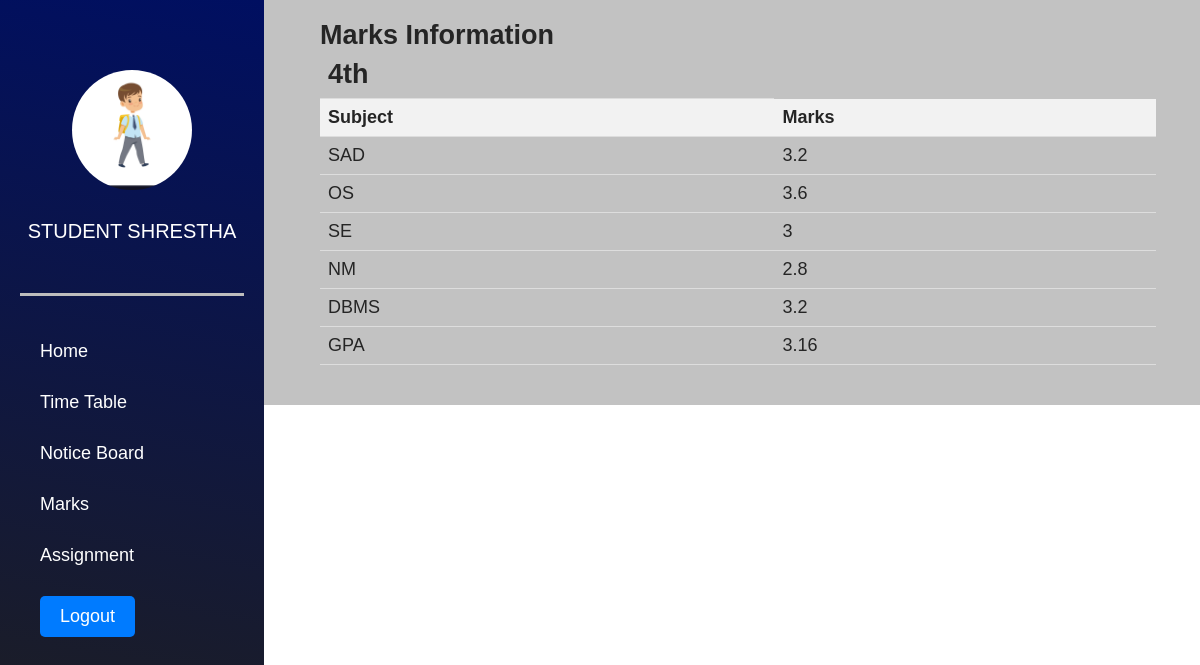
The app's page /marks1.php (signed in) with its own data.
### tables this page shows
CREATE TABLE `users` (
  `id` int(11) NOT NULL,
  `FirstName` varchar(50) DEFAULT NULL,
  `LastName` varchar(50) DEFAULT NULL,
  `DOB` date DEFAULT NULL,
  `Gender` enum('Male','Female','Other') NOT NULL,
  `Role` enum('student','teacher','admin') DEFAULT NULL,
  `Nationality` varchar(50) DEFAULT NULL,
  `User_id` int(100) NOT NULL,
  `Password` varchar(255) DEFAULT NULL,
  `Course` varchar(100) DEFAULT NULL,
  `Semester` varchar(50) DEFAULT NULL,
  `Email` varchar(100) DEFAULT NULL,
  `PhoneNumber` varchar(20) DEFAULT NULL,
  `Address` varchar(255) DEFAULT NULL,
  `EmergencyContactPersonName` varchar(100) DEFAULT NULL,
  `EmergencyContactNumber` tinytext DEFAULT NULL,
  `Photo` varchar(255) NOT NULL,
  `reset_token` varchar(255) NOT NULL
);

CREATE TABLE `marks` (
  `marks_id` int(255) NOT NULL,
  `User_id` int(11) NOT NULL,
  `semester` varchar(255) NOT NULL,
  `subject1` varchar(20) NOT NULL,
  `marks1` float NOT NULL,
  `subject2` varchar(20) NOT NULL,
  `marks2` float NOT NULL,
  `subject3` varchar(20) NOT NULL,
  `marks3` float NOT NULL,
  `subject4` varchar(20) NOT NULL,
  `marks4` float NOT NULL,
  `subject5` varchar(20) NOT NULL,
  `marks5` float NOT NULL,
  `gpa` float NOT NULL
);

### marks1.php (the view, shortened to what this page needs)
<?php
$username = $_SESSION['User_id'];
include ('dbconnection.php');
$firstName = "";
$lastName = "";
$photoPath = "";
$query_info = mysqli_query($con, "SELECT FirstName, LastName, Photo FROM users WHERE User_id='$username'");
if ($query_info && mysqli_num_rows($query_info) > 0) {
    $row = mysqli_fetch_assoc($query_info);
    $firstName = $row['FirstName'];
    $lastName = $row['LastName'];
    $photoPath = $row['Photo'];
}
?>
<!DOCTYPE html>
<html lang="en">
<head>
    <link rel="stylesheet" href="src/style.css">
</head>
<body>
    <div class="head_wrap">
        <div class="side_menu">
            <div class="avatar_profile">
                <img src="<?php echo $photoPath; ?>" alt="">
            </div>
            <div class="student_info">
                <h3><?php echo $firstName . " " . $lastName; ?></h3>
            </div>
            <div class="navigation">
                <ul>
                    <li><a href="portal1.php">Home</a></li>
                    <li><a href="timetable.php">Time Table</a></li>
                    <li><a href="notice.php">Notice Board</a></li>
                    <li><a href="marks1.php">Marks</a></li>
                    <li><a href="assignment_portal.php">Assignment</a></li>
                    <li><a href="logout.php" class="logout-btn">Logout</a></li>
                </ul>
            </div>
        </div>
        <div class="info_tab">
            <h2>Marks Information</h2>
            <div class="section">
                <table>
                    <?php
                $id=$_SESSION['id'];
                    $query_marks_info = mysqli_query($con, "SELECT * FROM marks WHERE User_id=$id");
                    if ($query_marks_info && mysqli_num_rows($query_marks_info) > 0) {
                        while ($row = mysqli_fetch_assoc($query_marks_info)) {
                            ?>
                             <tr>
                                <td><h2><?php echo $row['semester']; ?></h2></td>
                            </tr>
                             <tr>
                                <th>Subject</th>
                                <th>Marks</th>
                            </tr>
                            <tr>
                                <td><?php echo $row['subject1']; ?></td>
                                <td><?php echo $row['marks1']; ?></td>
                            </tr>
                            <tr>
                                <td><?php echo $row['subject2']; ?></td>
                                <td><?php echo $row['marks2']; ?></td>
                            </tr>
                            <tr>
                                <td><?php echo $row['subject3']; ?></td>
                                <td><?php echo $row['marks3']; ?></td>
                            </tr>
                            <tr>
                                <td><?php echo $row['subject4']; ?></td>
                                <td><?php echo $row['marks4']; ?></td>
                            </tr>
                            <tr>
                                <td><?php echo $row['subject5']; ?></td>
                                <td><?php echo $row['marks5']; ?></td>
                            </tr>
                            <tr>
                                <td>GPA</td>
                                <td><?php echo $row['gpa']; ?></td>
                            </tr>
                            <?php
                        }
                    } else {
                        ?>
                        <tr>
                            <td colspan="2" style="text-align:center; color:red;">No Marks Found</td>
                        </tr>
                        <?php
                    }
                    ?>
                </table>
            </div>
        </div>
    </div>
</body>
</html>

### src/style.css (style rules this page uses)
* { padding: 0px; margin: 0px; box-sizing: border-box; }
body { font-family: 'Poppins', sans-serif; color: #252525; font-size: 18px; }
body h1,h2, h3 { font-family: 'Work Sans', sans-serif; }
* { box-sizing: border-box; }
body { margin: 0; font-family: Arial, sans-serif; }
img { width: 100%; height: auto; }
.head_wrap { display: flex; flex-direction: row; width: 100%; background: rgb(194, 194, 194); }
.side_menu { padding: 20px; width: 22%; color: white; background: linear-gradient(10deg, rgba(31,31,31,1) 0%, rgba(0,15,97,1) 100%); }
.info_tab { padding: 20px; width: 73%; }
.student_info { padding-top: 30px; display: flex; flex-direction: column; align-items: center; }
.student_info h3 { text-transform: uppercase; font-size: 20px; font-weight: 500; }
.avatar_profile { width: 120px; height: 120px; margin: auto; margin-top:50px ; }
.avatar_profile img { border-radius: 50%; object-fit: cover; width: 100%; height: 100%; }
.navigation ul { list-style: none; }
.navigation a { text-decoration: none; color: white; }
.navigation { border-top: 3px solid rgb(189, 189, 189); padding-top: 45px; margin-top: 50px; padding-left: 20px; }
.navigation ul { display: flex; flex-direction: column; gap: 30px; }
.logout-btn { display: inline-block; padding: 10px 20px; background-color: #007bff; color: #fff; text-decoration: none; border-radius: 5px; transition: background-color 0.3s ease; }
.side_menu { height:100vh; position:fixed; }
.info_tab { margin-left: 25%; }

### marks1.php (style rules this page uses)
.section { margin-bottom: 20px; }
table { width: 100%; border-collapse: collapse; }
th, td { padding: 8px; text-align: left; border-bottom: 1px solid #ddd; }
th { background-color: #f2f2f2; }

### records on screen
users: Photo (picture), FirstName "STUDENT", LastName "SHRESTHA"
marks: semester "4th", subject1 "SAD", marks1 "3.2", subject2 "OS", marks2 "3.6", subject3 "SE", marks3 "3", subject4 "NM", marks4 "2.8", subject5 "DBMS", marks5 "3.2", gpa "3.16"
